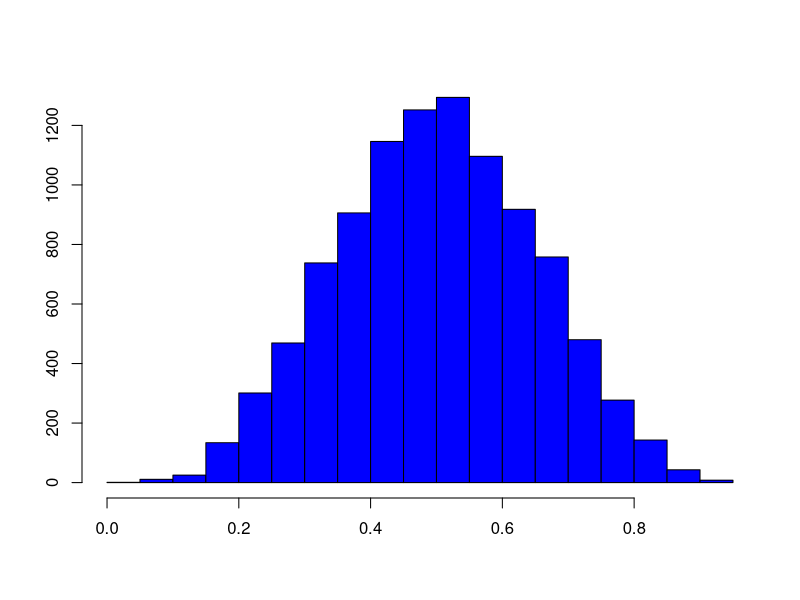
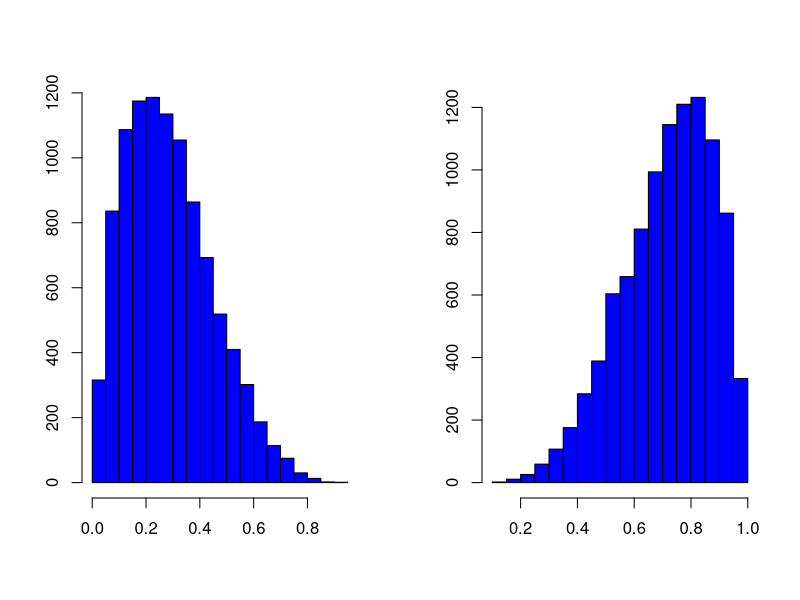
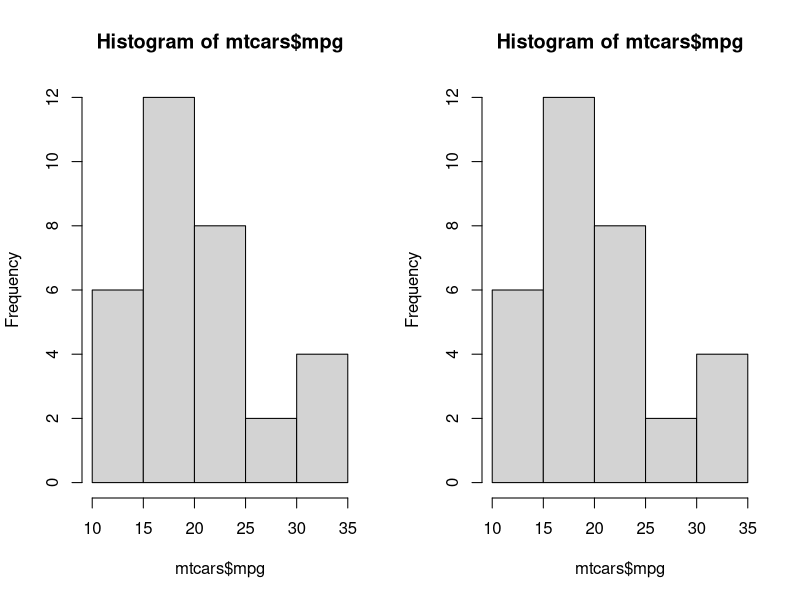
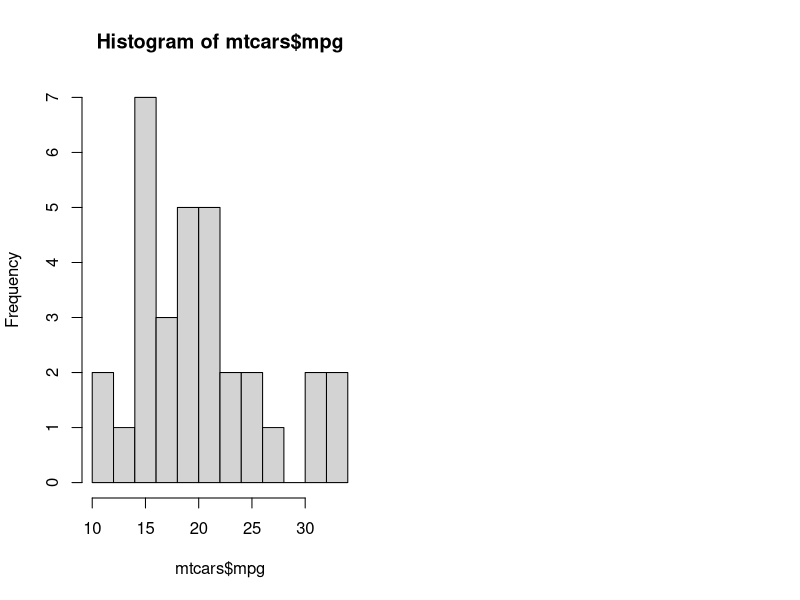
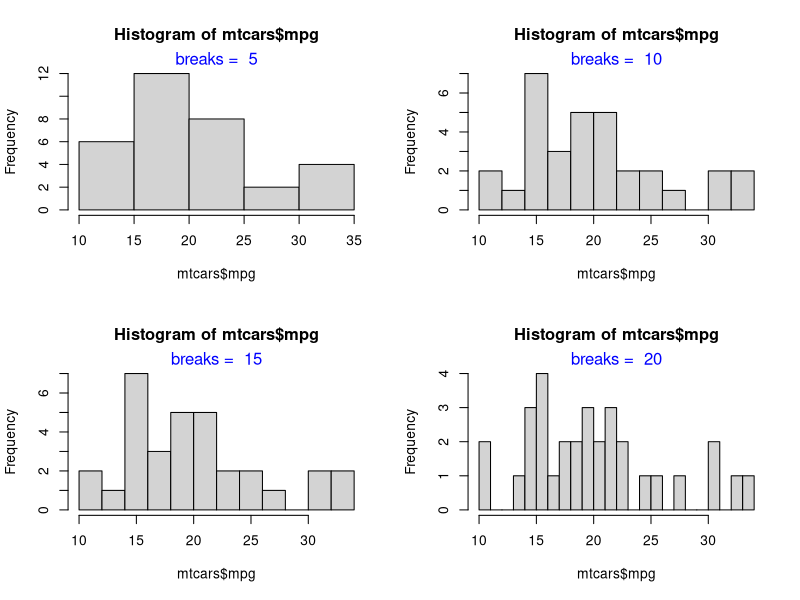
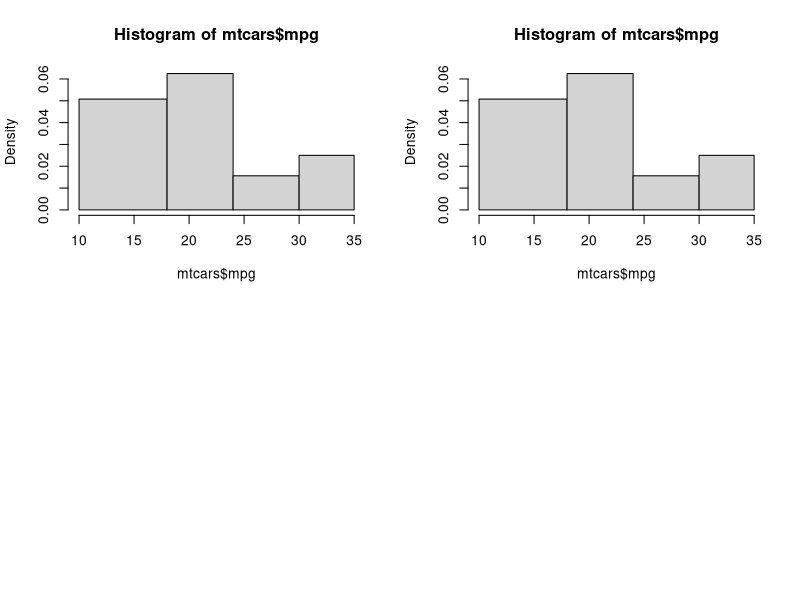
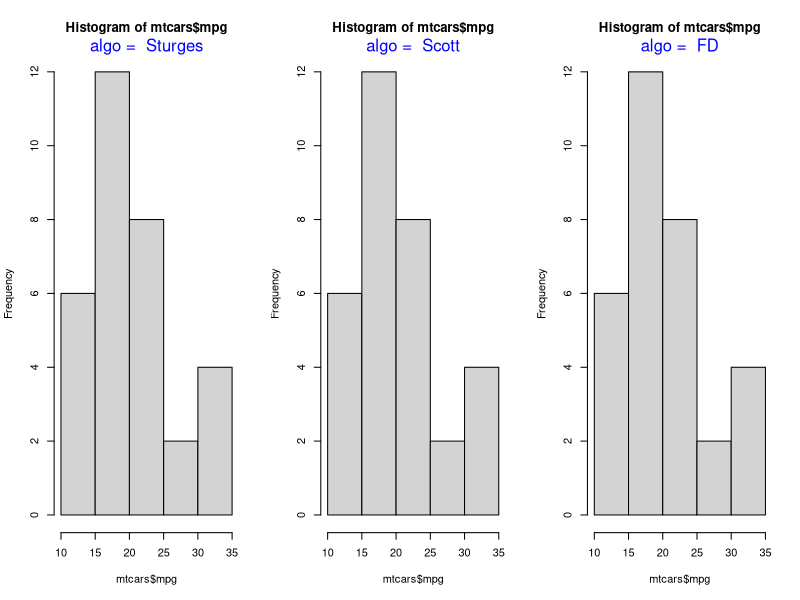
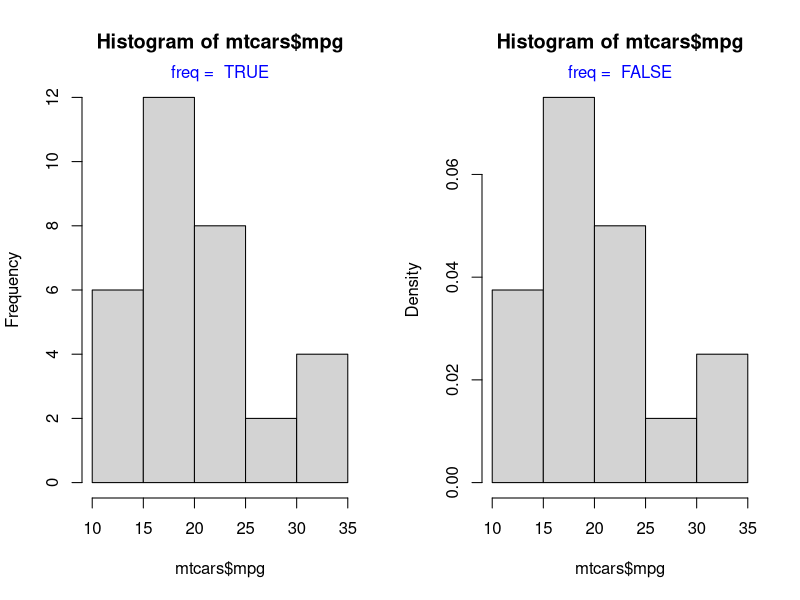

These charts were generated, in order, by the following R code:
## ---- chunk 1
hist(rbeta(10000, 5, 5), ann = FALSE, col = 'blue')
## ---- chunk 2
init <- par(no.readonly = TRUE)
par(mfrow = c(1, 2))
hist(rbeta(10000, 2, 5), ann = FALSE, col = 'blue')
hist(rbeta(10000, 5, 2), ann = FALSE, col = 'blue')
## ---- chunk 3
hist(mtcars$mpg)
## ---- chunk 4
# store the results of hist function
h <- hist(mtcars$mpg)

# display number of breaks
h$breaks

# frequency of the intervals
h$counts

# frequency density
h$density

# mid points of the intervals
h$mids

# varible name
h$xname

# whether intervals are of equal size
h$equidist
## ---- chunk 5
hist(mtcars$mpg, breaks = 10)
## ---- chunk 6
init <- par(no.readonly = TRUE)
par(mfrow = c(2, 2))
values <- c(5, 10, 15, 20)
for (i in values) {
    hist(mtcars$mpg, breaks = i)
    mtext(paste("breaks = ", i), side = 3, col = "blue")
}
## ---- chunk 7
hist(mtcars$mpg, breaks = c(10, 18, 24, 30, 35))
## ---- chunk 8
h <- hist(mtcars$mpg, breaks = c(10, 18, 24, 30, 35))
frequency <- h$counts
class_width <- c(8, 6, 6, 5)
rel_freq <- frequency / length(mtcars$mpg)
freq_density <- rel_freq / class_width
d <- data.frame(frequency = frequency, class_width = class_width, relative_frequency = rel_freq, frequency_density = freq_density)
d
## ---- chunk 9
sum(d$frequency_density * d$class_width)
## ---- chunk 10
init <- par(no.readonly = TRUE)
par(mfrow = c(1, 3))
values <- c("Sturges", "Scott", "FD")
for (i in values) {
    hist(mtcars$mpg, breaks = i)
    mtext(paste("algo = ", i), side = 3, col = "blue")
}
## ---- chunk 11
init <- par(no.readonly = TRUE)
par(mfrow = c(1, 2))
values <- c(TRUE, FALSE)
for (i in values) {
    hist(mtcars$mpg, freq = i)
    mtext(paste("freq = ", i), side = 3, col = "blue")
}
## ---- chunk 12
hist(mtcars$mpg, probability = TRUE)
## ---- chunk 13
hist(mtcars$mpg, col = 'blue')
## ---- chunk 14
hist(mtcars$mpg, col = c('red', 'blue', 'green', 'yellow', 'brown'))
## ---- chunk 15
hist(mtcars$mpg, col = c('red', 'blue'))
## ---- chunk 16
hist(mtcars$mpg, border = 'red')
## ---- chunk 17
hist(mtcars$mpg, border = c('red', 'blue', 'green', 'yellow', 'brown'))
## ---- chunk 18
hist(mtcars$mpg, labels = TRUE)
## ---- chunk 19
hist(mtcars$mpg, labels = c("6", "12", "8", "2", "4"))
## ---- chunk 20
hist(mtcars$mpg, labels = TRUE, prob = TRUE,
     ylim = c(0, 0.1), xlab = 'Miles Per Gallon',
     main = 'Distribution of Miles Per Gallon',
     col = rainbow(5))
